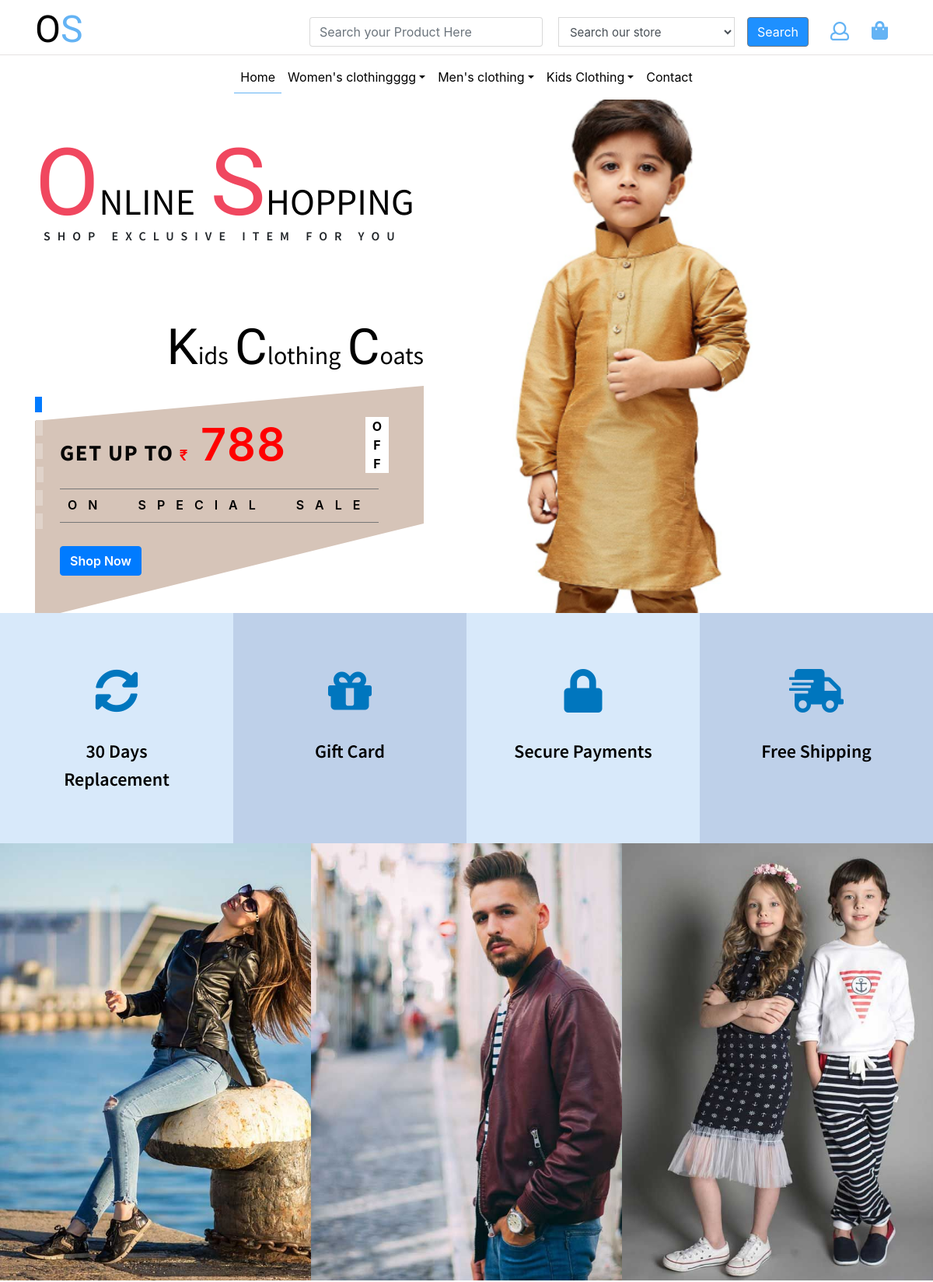
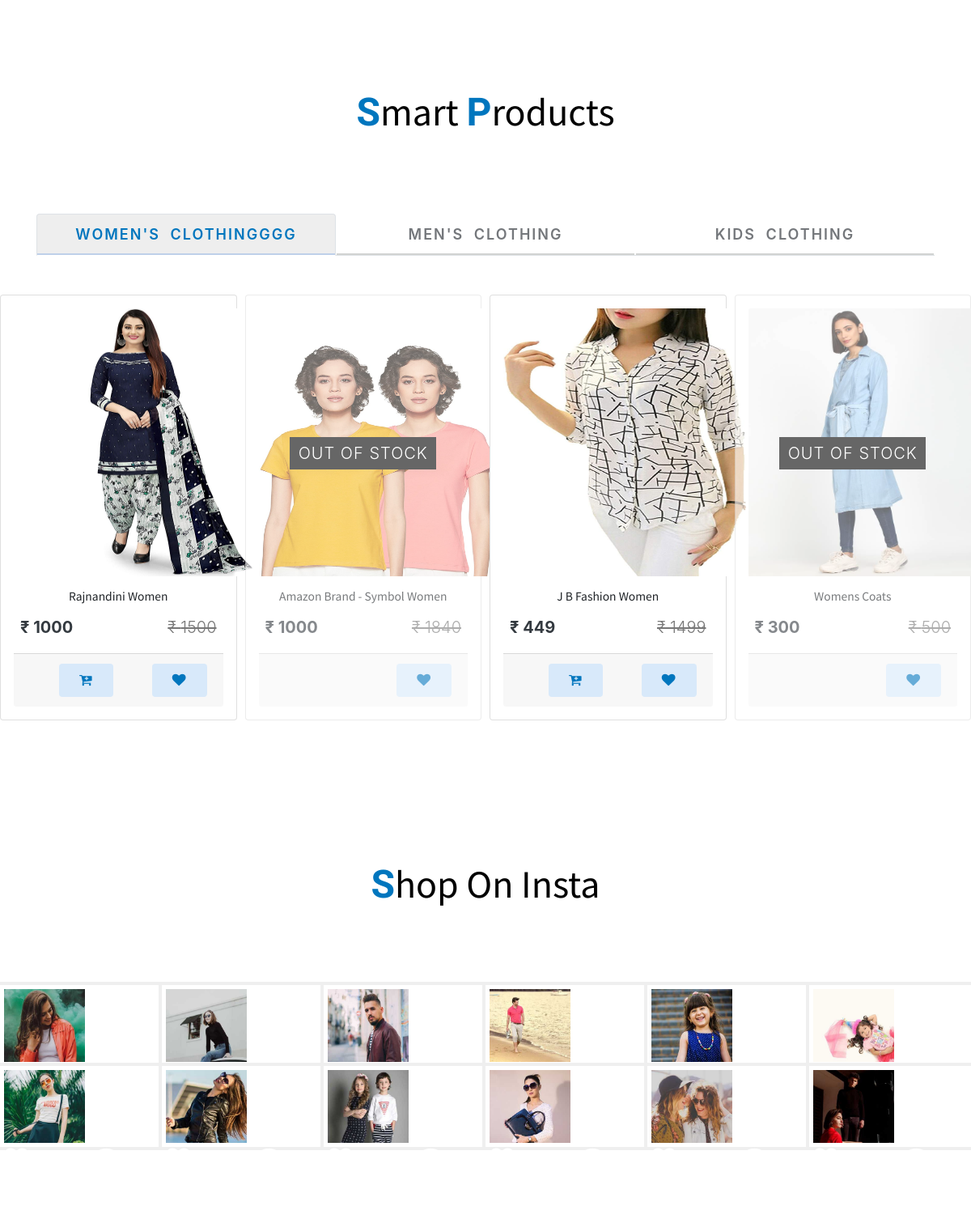
The page / (upper part) on the database its author committed (2 pictures, top to bottom).
### tables this page shows
CREATE TABLE `tbl_category` (
  `cat_id` int(11) NOT NULL,
  `category_name` varchar(50) NOT NULL,
  `cat_img` varchar(150) DEFAULT NULL,
  `status` enum('YES','NO') NOT NULL,
  `customer_id` int(11) NOT NULL,
  `update_date` timestamp NULL DEFAULT NULL ON UPDATE current_timestamp()
);

CREATE TABLE `tbl_products` (
  `product_id` int(11) NOT NULL,
  `customer_id` int(11) NOT NULL,
  `cat_id` int(11) NOT NULL,
  `sub_cat_id` int(11) NOT NULL,
  `brand_id` int(11) NOT NULL,
  `pro_name` varchar(200) NOT NULL,
  `pro_amount` varchar(15) NOT NULL,
  `pro_off_percentage` int(11) NOT NULL,
  `pro_final_amount` varchar(50) NOT NULL,
  `product_description` text NOT NULL,
  `pro_img1` varchar(150) NOT NULL,
  `pro_img2` varchar(150) NOT NULL,
  `pro_img3` varchar(150) NOT NULL,
  `pro_img4` varchar(150) NOT NULL,
  `des_img1` varchar(150) NOT NULL,
  `des_img2` varchar(150) NOT NULL,
  `des_img3` varchar(150) NOT NULL,
  `des_img4` varchar(150) NOT NULL,
  `des_line1` text NOT NULL,
  `des_line2` text NOT NULL,
  `des_line3` text NOT NULL,
  `pro_keywords` text NOT NULL,
  `pro_details` text NOT NULL,
  `pro_delivery_dates` int(11) DEFAULT NULL,
  `status` enum('YES','NO') NOT NULL,
  `status_seller` enum('YES','NO') DEFAULT NULL,
  `update_date` timestamp NOT NULL DEFAULT '0000-00-00 00:00:00' ON UPDATE current_timestamp(),
  `pro_size` text NOT NULL,
  `pro_color_ids` text NOT NULL
);

### application/views/website/website_home.php (the view, shortened to what the rows shown need)
<!DOCTYPE html>
<html lang="zxx">
<head>
    <link href="<?php echo base_url()?>assets/website_assets/css/bootstrap.css" type="text/css" rel="stylesheet" media="all">
    <link href="<?php echo base_url()?>assets/website_assets/css/shop.css" type="text/css" rel="stylesheet" media="all">
    <link rel="stylesheet" href="<?php echo base_url()?>assets/website_assets/css/owl.carousel.min.css">
    <link href="<?php echo base_url()?>assets/website_assets/css/style.css" type="text/css" rel="stylesheet" media="all">
    <link href="<?php echo base_url()?>assets/website_assets/css/fontawesome-all.min.css" rel="stylesheet">
</head>
<body>
<body><link rel="stylesheet" href="<?php echo base_url()?>assets/website_assets/assests/css/font-awesome.min.css">
            <?php $this->load->view('include/website_header'); ?>
            <?php $this->load->view('include/header_webiste'); ?>
    </header>
    <div class="banner-text">
        <div class="callbacks_container">
            <ul class="rslides" id="slider3">
                <?php foreach ($banner_offer as $key => $value) {
                    $get_cat_name = get_value('tbl_category','cat_id',$value->cat_id,'category_name');
                    $get_cat_name_sep = explode(" ", $get_cat_name);
                    $get_sub_cat_name = get_value('tbl_sub_category','sub_cat_id',$value->sub_cat_id,'sub_cat_name');
                    $get_sub_cat_name_sep = explode(" ", $get_sub_cat_name);
                    ?>
                   <?php if($key == 0) { ?>
                <li class="banner">
                    <?php }else{ ?>
                        <li class="banner banner<?php echo ++$key; ?>">
                    <?php } ?>
                    <div class="container">
                        <h3 class="agile_btxt">
                            <span>O</span>nline
                            <span>S</span>hopping
                        </h3>
                        <h4 class="w3_bbot">SHOP EXCLUSIVE ITEM for you</h4>
                        <div class="slider-info mt-sm-5">
                            <h4 class="bn_right">
                               <?php foreach ($get_cat_name_sep as $key => $value2) { ?>
                                <span><?php echo $value2[0]; ?></span><?php echo ltrim($value2, $value2[0]); ?>
                                <?php } ?>
                                <?php foreach ($get_sub_cat_name_sep as $key => $value3) { ?>
                                <span><?php echo $value3[0]; ?></span><?php echo ltrim($value3, $value3[0]); ?>
                                <?php } ?></h4>
                            <div class="bnr_clip position-relative">
                                <h4>get up to <span class="money_type"><?php echo get_value('tbl_login','customer_id',1,'money_type'); ?></span>
                                    <span class="px-2"><?php echo $value->pro_off_percentage; ?></span>
                                </h4>
                                <div class="d-inline-flex flex-column banner-pos position-absolute text-center">
                                    <div class="bg-flex-item">
                                        <span>O</span>
                                    </div>
                                    <div class="bg-flex-item">
                                        <span>F</span>
                                    </div>
                                    <div class="bg-flex-item">
                                        <span>F
                                        </span>
                                    </div>
                                </div>
                                <p class="text-uppercase py-2">on special sale</p>
                                <a class="btn btn-primary mt-3 text-capitalize" href="<?php echo base_url()."product_v/".$value->product_id; ?>" role="button">shop now</a>
                            </div>
                        </div>
                    </div>
                </li>
                 <?php } ?>
            </ul>
        </div>
    </div>
    <div class="row no-gutters pb-5">
        <?php foreach ($category as $key => $value) { ?>
        <div class="col-sm-4 pb-3">
            <div class="hovereffect">
                <img class="img-fluid1" src="<?php echo base_url()."uploads/".$value->cat_img; ?>" alt="">
            </div>
        </div>
        <?php } ?>
    </div>
    <section class="tabs_pro py-md-5 pt-sm-3 pb-5">
        <div class="tabs tabs-style-line pt-md-5">
            <nav class="container">
                <ul id="clothing-nav" class="nav nav-tabs tabs-style-line" role="tablist">
                    <?php foreach ($category as $key => $value) {
                        if($key == 0)
                    {
                        $active="active";
                    }
                    else
                    {
                        $active="";
                    }
                        ?>
                        <li class="nav-item">
                        <a class="nav-link <?php echo $active; ?>" href="#<?php echo $value->cat_id;?>" id="<?php echo $value->cat_id;?>-tab" role="tab" data-toggle="tab" aria-controls="<?php echo $value->cat_id;?>" aria-expanded="true"><?php echo $value->category_name;?></a>
                    </li>
                    <?php } ?>
                </ul>
            </nav>
            <div id="clothing-nav-content" class="tab-content py-sm-5">
                 <?php foreach ($category as $key => $value) {
                    $get_data = get_data('tbl_products','cat_id',$value->cat_id);
                    if($key == 0)
                    {
                        $active="active";
                    }
                    else
                    {
                        $active="";
                    }
                 ?>
                <div role="tabpanel" class="tab-pane fade show <?php echo $active; ?>" id="<?php echo $value->cat_id;?>" aria-labelledby="<?php echo $value->cat_id;?>-tab">
                    <div id="owl-demo" class="owl-carousel text-center">
                        <?php if(!empty($get_data)) {
                            foreach ($get_data as $key => $value1) {
                                $get_availability = get_stock($value1->product_id);
                                if($get_availability == 'Temporarily Unavailable')
                                {
                                    $ofs="out_w3";
                                }
                                else
                                {
                                    $ofs="";
                                }
                                ?>
                        <div class="item">
                            <div class="card product-men p-3 <?php echo $ofs;?>">
                                <div class="men-thumb-item">
                                    <img src="<?php echo base_url()."uploads/".$value1->pro_img1;?>" alt="img" class="card-img-top img_own">
                                    <?php if(!empty($ofs)){ ?>
                                    <span class="px-2 position-absolute">out of stock</span>
                                    <?php } ?>
                                </div>
                                <div class="card-body  py-3 px-2">
                                    <h5 class="card-title text-capitalize" title="<?php echo $value1->pro_name;?>"><?php echo $value1->pro_name;?></h5>
                                    <div class="card-text d-flex justify-content-between">
                                        <p class="text-dark font-weight-bold"><?php echo get_value('tbl_login','customer_id',1,'money_type'); ?> <?php echo $value1->pro_final_amount;?></p>
                                        <p class="line-through"><?php echo get_value('tbl_login','customer_id',1,'money_type'); ?> <?php echo $value1->pro_amount;?></p>
                                    </div>
                                </div>
                                <div class="card-footer d-flex justify-content-end">
                                    <?php $cart_a=0;$cart_clr=""; $wishlist_a=0;$wishlist_clr=''; if(!empty($this->session->userdata('customer_id')) && ($this->session->userdata('role'))){
                                        $datavaluesthree = array('product_id' => $value1->product_id , 'order_status' => 'PENDING' , 'customer_id' => $this->session->userdata('customer_id'));
                                        $get_data = get_data_array('tbl_cart',$datavaluesthree);
                                        if(!empty($get_data))
                                        {
                                            $cart_a=1;$cart_clr=" clr_red";
                                        }
                                        $datavalues12 = array('product_id' => $value1->product_id , 'customer_id' => $this->session->userdata('customer_id'));
                                        $get_data1 = get_data_array('tbl_wishlist',$datavalues12);
                                        if(!empty($get_data1))
                                        {
                                            $wishlist_a=1;$wishlist_clr=" clr_red";
                                        }
                                    }?>
                                        <?php if(empty($ofs)){ ?>
                                        <button type="submit" class="hub-cart phub-cart btn add_to_cart">
                                            <i class="fa fa-cart-plus <?php echo $cart_clr;?>" aria-hidden="true"></i>
                                        </button>
                                        <?php } ?>
                                        <button type="submit" class="hub-cart phub-cart btn add_to_wishlist ml-5">
                                            <i class="fa fa-heart <?php echo $wishlist_clr;?>" aria-hidden="true"></i>
                                        </button>
                                </div>
                            </div>
                        </div>
                        <?php } ?>
                    <?php }else{ ?>
                            <span>No Products In this Category</span>
                        <?php } ?>
                    </div>
                </div>
                <?php } ?>
            </div>
        </div>
    </section>
	</body>
</html>

### application/views/include/header_webiste.php (shortened to what the rows shown need)
<nav class="navbar navbar-expand-lg navbar-light justify-content-center">
                <div class="collapse navbar-collapse" id="navbarSupportedContent">
                    <ul class="navbar-nav mx-auto text-center">
                        <?php foreach ($category as $key => $value) {
                            ?>
                        <li class="nav-item dropdown has-mega-menu" style="position:relative;">
                            <a class="nav-link dropdown-toggle" data-toggle="dropdown" href="#" role="button" aria-haspopup="true" aria-expanded="false"><?php echo $value->category_name; ?></a>
                        </li>
                         <?php } ?>
                    </ul>
                </div>
            </nav>

### rows shown on the page
tbl_category: category_name "Women's clothingggg", cat_img (picture), category_name "WOMEN'S CLOTHINGGGG"
tbl_category: category_name "Men's clothing", cat_img (picture), category_name "MEN'S CLOTHING"
tbl_category: category_name "Kids Clothing", cat_img (picture), category_name "KIDS CLOTHING"
tbl_products: value2 "K", value2 "Ids", value2 "C", value2 "Lothing", value3 "C", value3 "Oats", get_value "₹", pro_off_percentage "788"
tbl_products: pro_img1 (picture), pro_name "Rajnandini Women", get_value "₹", pro_final_amount "1000", pro_amount "1500"
tbl_products: shows "OUT OF STOCK", pro_name "Amazon Brand - Symbol Women", get_value "₹", pro_final_amount "1000", pro_amount "1840"
tbl_products: pro_img1 (picture), pro_name "J B Fashion Women", get_value "₹", pro_final_amount "449", pro_amount "1499"
tbl_products: shows "OUT OF STOCK", pro_name "Womens Coats", get_value "₹", pro_final_amount "300", pro_amount "500"
